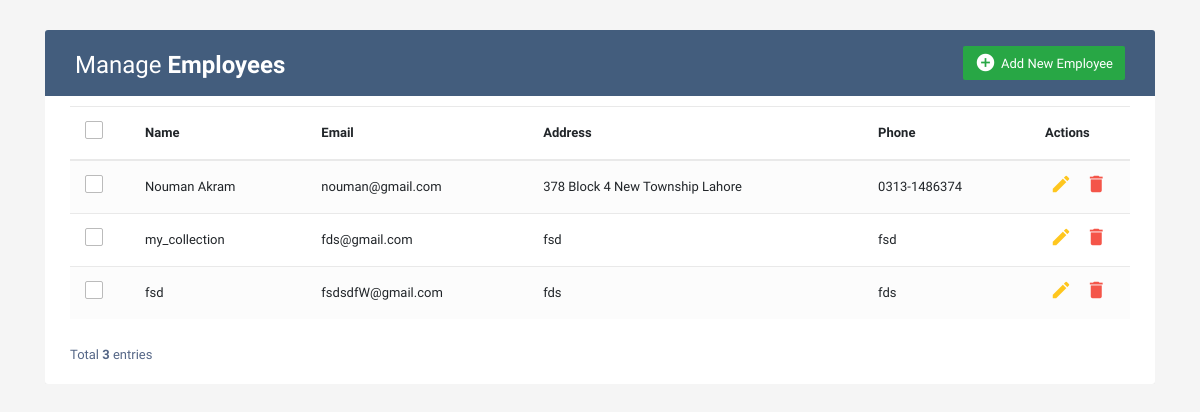
The app's page /main_page/, older data.
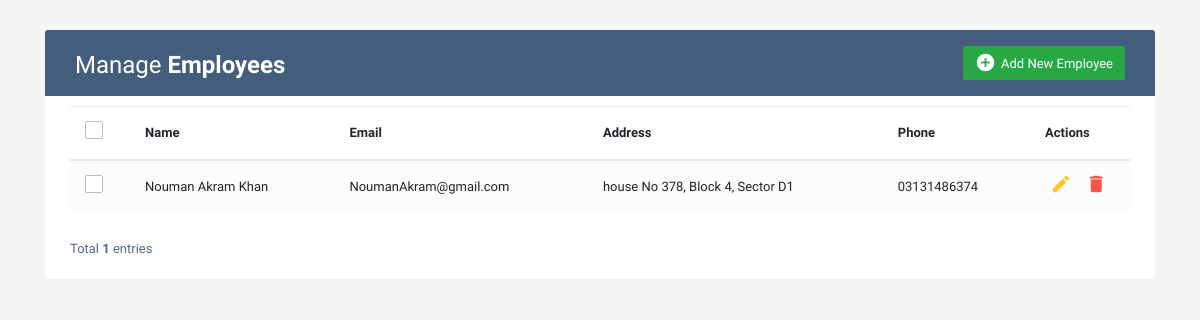
The same page, newer data.
### employee_app/models.py (models this page shows)
class Employee(models.Model):
    name = models.CharField(max_length=200)
    email = models.EmailField(unique=True)
    address = models.TextField()
    phone = models.CharField(max_length=20)

### employee_app/views.py (the view, shortened to what this page needs)
# urls.py: path('main_page/', views.MainPageView.as_view(), name='main-page'),
class MainPageView(View):
    def get(self, request):
        employees_obj = Employee.objects.all()
        total_employee = Employee.objects.all().count()
        return render(request, 'index.html', context={
            'employees' : employees_obj,
            'total_employee' : total_employee
        })

### employee_app/templates/index.html (shortened to what this page needs)
<!DOCTYPE html>
<html lang="en">
<head>
<link rel="stylesheet" href="https://stackpath.bootstrapcdn.com/bootstrap/4.5.0/css/bootstrap.min.css">
<link rel="stylesheet" href="https://maxcdn.bootstrapcdn.com/font-awesome/4.7.0/css/font-awesome.min.css">
</head>
<body>
{% block body %}
<div class="container-xl">
	<div class="table-responsive">
		<div class="table-wrapper">
			<div class="table-title">
				<div class="row">
					<div class="col-sm-6">
						<h2>Manage <b>Employees</b></h2>
					</div>
					<div class="col-sm-6">
						<a href="#addEmployeeModal" class="btn btn-success" data-toggle="modal"><i class="material-icons">&#xE147;</i> <span>Add New Employee</span></a>
					</div>
				</div>
			</div>
			<table class="table table-striped table-hover">
				<thead>
					<tr>
						<th>
							<span class="custom-checkbox">
								<label for="selectAll"></label>
							</span>
						</th>
						<th>Name</th>
						<th>Email</th>
						<th>Address</th>
						<th>Phone</th>
						<th>Actions</th>
					</tr>
				</thead>
				<tbody>
				{% for employee in employees %}
					<tr>
						<td>
							<span class="custom-checkbox">
								<label for="checkbox1"></label>
							</span>
						</td>
						<td>{{ employee.name }}</td>
						<td>{{ employee.email }}</td>
						<td>{{ employee.address }}</td>
						<td>{{ employee.phone }}</td>
						<td>
							<a href="{% url 'update-view' employee.id %}" class="edit"><i class="material-icons" data-toggle="tooltip" title="Edit">&#xE254;</i></a>
							<a href="{% url 'delete-view' employee.id %}" class="delete" ><i class="material-icons" data-toggle="tooltip" title="Delete">&#xE872;</i>
							</a>
						</td>
					</tr>
					{% endfor %}
				</tbody>
			</table>
			<div class="clearfix">
				<div class="hint-text">Total <b>{{ total_employee }}</b> entries</div>
			</div>
		</div>
	</div>
</div>
{% endblock %}
</body>
</html>

### employee_app/templates/index.html (style rules this page uses)
body { color: #566787; background: #f5f5f5; font-family: 'Varela Round', sans-serif; font-size: 13px; }
.table-responsive { margin: 30px 0; }
.table-wrapper { background: #fff; padding: 20px 25px; border-radius: 3px; min-width: 1000px; box-shadow: 0 1px 1px rgba(0,0,0,.05); }
.table-title { padding-bottom: 15px; background: #435d7d; color: #fff; padding: 16px 30px; min-width: 100%; margin: -20px -25px 10px; border-radius: 3px 3px 0 0; }
.table-title h2 { margin: 5px 0 0; font-size: 24px; }
.table-title .btn { color: #fff; float: right; font-size: 13px; border: none; min-width: 50px; border-radius: 2px; border: none; outline: none !important; margin-left: 10px; }
.table-title .btn i { float: left; font-size: 21px; margin-right: 5px; }
.table-title .btn span { float: left; margin-top: 2px; }
table.table tr th, table.table tr td { border-color: #e9e9e9; padding: 12px 15px; vertical-align: middle; }
table.table tr th:first-child { width: 60px; }
table.table tr th:last-child { width: 100px; }
table.table-striped tbody tr:nth-of-type(odd) { background-color: #fcfcfc; }
table.table td:last-child i { opacity: 0.9; font-size: 22px; margin: 0 5px; }
table.table td a { font-weight: bold; color: #566787; display: inline-block; text-decoration: none; outline: none !important; }
table.table td a.edit { color: #FFC107; }
table.table td a.delete { color: #F44336; }
table.table td i { font-size: 19px; }
.hint-text { float: left; margin-top: 10px; font-size: 13px; }
.custom-checkbox { position: relative; }
.custom-checkbox label:before { width: 18px; height: 18px; }
.custom-checkbox label:before { content: ''; margin-right: 10px; display: inline-block; vertical-align: text-top; background: white; border: 1px solid #bbb; border-radius: 2px; box-sizing: border-box; z-index: 2; }

Row changes from the older to the newer data that the page shows:
removed Employee: name "Nouman Akram", email "nouman@gmail.com", address "378 Block 4 New Township Lahore", phone "0313-1486374"
removed Employee: name "my_collection", email "fds@gmail.com", address "fsd", phone "fsd"
removed Employee: name "fsd", email "fsdsdfW@gmail.com", address "fds", phone "fds"
added Employee: name "Nouman Akram Khan", email "NoumanAkram@gmail.com", address "house No 378, Block 4, Sector D1", phone "03131486374"
Text that changed along with them:
{{ total_employee }}: "3" → "1"
